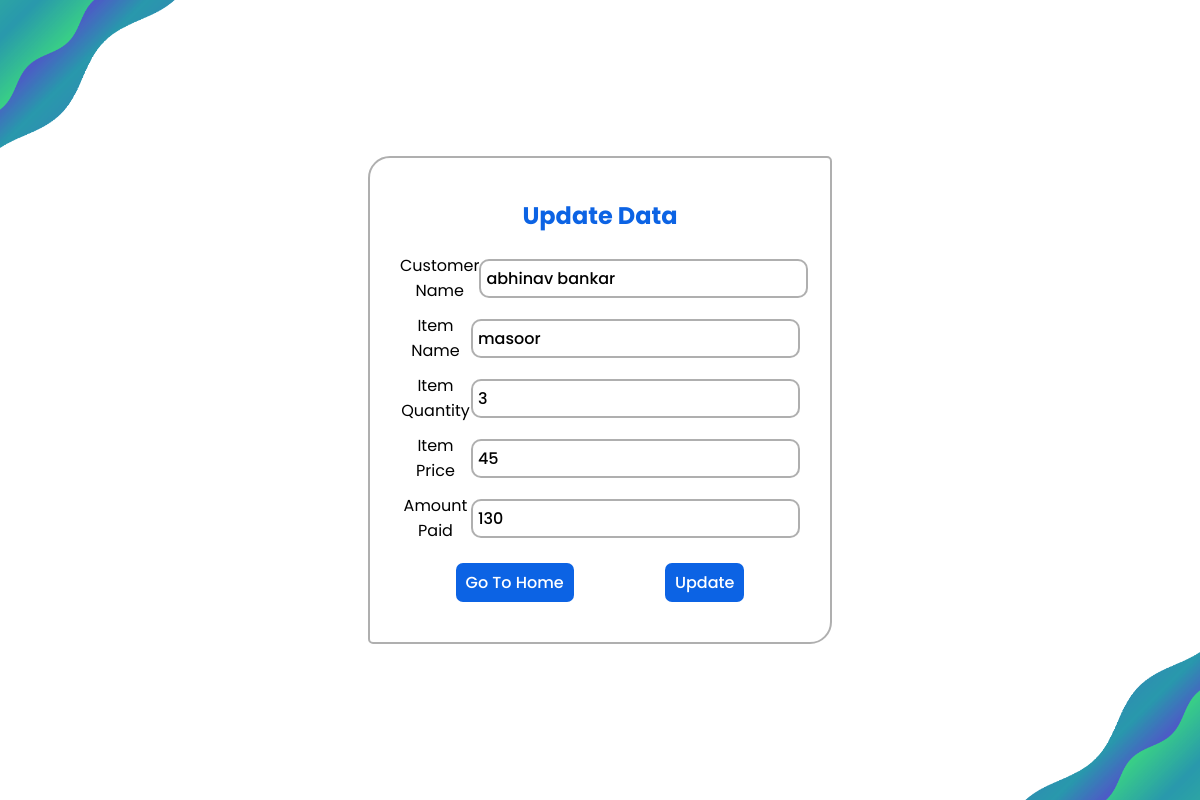
The app's page /update.php?id=145 with its own data.
### tables this page shows
CREATE TABLE IF NOT EXISTS `sale` (
  `sid` int(11) NOT NULL AUTO_INCREMENT,
  `sdate` date NOT NULL,
  `stime` time NOT NULL,
  `cname` varchar(30) NOT NULL,
  `iname` varchar(25) NOT NULL,
  `iqty` int(11) NOT NULL,
  `iprice` int(11) NOT NULL,
  `stotal` int(11) NOT NULL,
  `amtpaid` int(11) NOT NULL,
  `amtdue` int(11) NOT NULL,
  `estatus` varchar(20) NOT NULL,
  PRIMARY KEY (`sid`),
  UNIQUE KEY `sid` (`sid`)
);

### update.php (the view, shortened to what this page needs)
<?php
include "conn.php";
$id = $_GET['id'];
mysqli_select_db($conn, 'sam') or die(mysqli_error($conn));
$qry = mysqli_query($conn, "SELECT * FROM sale WHERE sid='$id'");
$data = mysqli_fetch_array($qry);
?>
<!DOCTYPE html>
<html lang="en">
<head>
    <link rel="stylesheet" href="./Assets/Style/style.css">
</head>
<body>
    <section class="section">
        <img class="gifImg gifImg1" src="./Assets//images//one.gif" alt="">
        <img class="gifImg gifImg2" src="./Assets//images//two.gif" alt="">
        <div class="LSDiv">
            <h2>
                Update Data
            </h2>
            <form action="" method="POST">
                <div class="LSDivInpDiv">
                    <p>Customer Name</p>
                    <input type="text" name="cname" value="<?php echo $data['cname'] ?>" placeholder="Customer Name" Required>
                </div>
                <div class="LSDivInpDiv">
                    <p>Item Name</p>
                    <input type="text" name="iname" value="<?php echo $data['iname'] ?>" placeholder="Item Name" Required>
                </div>
                <div class="LSDivInpDiv">
                    <p>Item Quantity</p>
                    <input type="number" name="iqty" value="<?php echo $data['iqty'] ?>" placeholder="Item quantity" Required>
                </div>
                <div class="LSDivInpDiv">
                    <p>Item Price</p>
                    <input type="number" name="iprice" value="<?php echo $data['iprice'] ?>" placeholder="Item price" Required>
                </div>
                <div class="LSDivInpDiv">
                    <p>Amount Paid</p>
                    <input type="number" name="amtpaid" value="<?php echo $data['amtpaid'] ?>" placeholder="amount Paid" Required>
                </div>
                <div class="LSBtsDiv">
                    <button class="btn"><a href="dashboard.php">Go To Home</a></button>
                    <button class="btn" type="submit" name="update" value="Update">Update</button>
                </div>
            </form>
        </div>
    </section>
</body>
</html>

### Assets/Style/style.css (style rules this page uses)
* { margin: 0; padding: 0; font-family: "Poppins", sans-serif; text-decoration: none; }
:root { --border-radius: 15px; --inputBx-border-radius: 10px; --main-color: #0c63e4; --border-color: #1b1b1b59; }
.btn * { color: #ffff; }
.btn { padding: 7px 10px 7px 10px; border-radius: 7px; background-color: var(--main-color); color: #ffff; font-weight: 500; font-size: 1rem; cursor: pointer; border: none; outline: none; }
.section { width: 100%; height: 100vh; display: flex; align-items: center; justify-content: center; text-align: center; position: relative; }
.gifImg { position: absolute; width: 175px; }
.gifImg1 { top: 0; left: 0; }
.gifImg2 { bottom: 0; right: 0; }
.LSDiv { width: 100%; max-width: 400px; padding: 30px; border-radius: 22px 5px 22px 5px; border: 2px solid var(--border-color); }
.LSDiv h2 { color: var(--main-color); padding: 10px; }
.LSDiv .LSBtsDiv { padding: 10px; display: flex; align-items: center; justify-content: space-around; }
input, select { padding: 5px; border-radius: var(--inputBx-border-radius); font-size: 1rem; font-weight: 500; border: 2px solid var(--border-color); outline: none; }
.LSDiv .LSDivInpDiv { width: 100%; display: flex; align-items: center; justify-content: space-between; margin: 10px 0px 10px 0px; }

### records on screen
sale: cname "abhinav bankar", iname "masoor", iqty "3", iprice "45", amtpaid "130"
